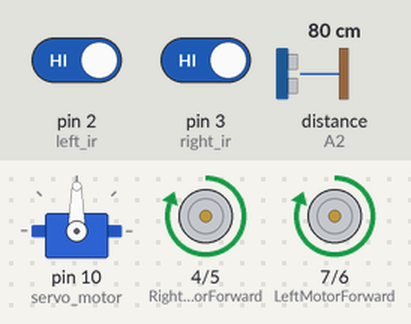
A sketch run on a simulated Arduino Uno, built with avr-gcc and run on an emulated ATmega328P. Shown: servo, motor-driver pin pairs drawn as motors (green arrow = first pin HIGH = forward, orange = second pin HIGH = backward, longer = more drive). Inputs (shaded band) come from the test bench; at power-on: distance to the obstacle (sensor on A2) 80 cm, pin 2 (left_ir) HIGH, pin 3 (right_ir) HIGH. The echo pulse lasts 58.3 µs per cm; what the sketch prints to the serial monitor is not drawn.

Above: at 3.9 s.
4.0 s: distance to the obstacle (sensor on A2) set to 23 cm
5.5 s: distance to the obstacle (sensor on A2) set to 19 cm
At 7.2 s:
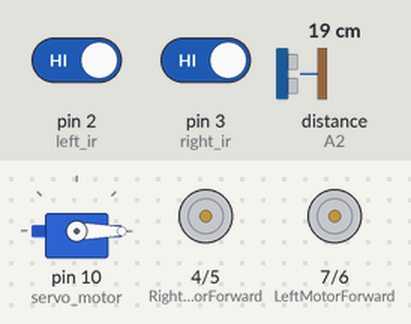
At 8.1 s:
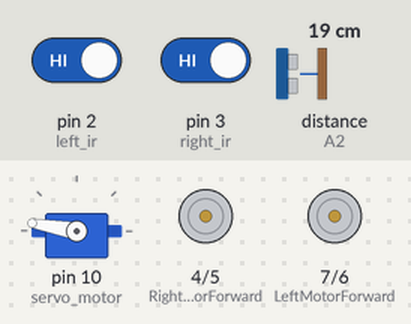
Timing chart, 0 to 17.5 s (numbered marks = the images above; inputs shaded):
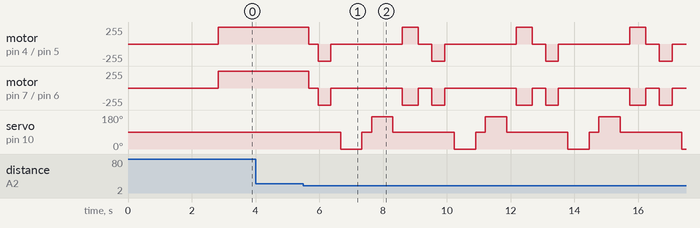

The sketch:

arduino_obstacle_avoidance_car_code.ino
```cpp
#include <Servo.h>          //standard library for the servo
#include <NewPing.h>        //for the Ultrasonic sensor function library.

//L298N motor control pins
const int LeftMotorForward = 7;
const int LeftMotorBackward = 6;
const int RightMotorForward = 4;
const int RightMotorBackward = 5;
const int left_ir = 2;
const int right_ir = 3;

//sensor pins
#define trig_pin A1 //analog input 1
#define echo_pin A2 //analog input 2

#define maximum_distance 200
boolean goesForward = false;
int distance = 100;

NewPing sonar(trig_pin, echo_pin, maximum_distance); //sensor function
Servo servo_motor;

void setup(){

  pinMode(RightMotorForward, OUTPUT);
  pinMode(LeftMotorForward, OUTPUT);
  pinMode(LeftMotorBackward, OUTPUT);
  pinMode(RightMotorBackward, OUTPUT);
  pinMode(left_ir, INPUT);
  pinMode(right_ir, INPUT);

  servo_motor.attach(10); //our servo pin

  servo_motor.write(90);
  delay(2000);
  distance = readPing();
  delay(100);
  distance = readPing();
  delay(100);
  distance = readPing();
  delay(100);
  distance = readPing();
  delay(100);
  Serial.begin(38400);
  Serial.println("Started");

}

void loop(){
  int left_irr = digitalRead(left_ir);
  int right_irr = digitalRead(right_ir);
  Serial.println(left_irr);

  int distanceRight = 0;
  int distanceLeft = 0;
  distance = readPing();
  delay(50);

  if (distance <= 20 || left_irr == LOW || right_irr == LOW){
    moveStop();
    delay(300);
    moveBackward();
    delay(400);
    moveStop();
    delay(300);
    distanceRight = lookRight();
    delay(300);
    distanceLeft = lookLeft();
    delay(300);

    if (distanceRight >20 && distanceLeft < distanceRight){
      turnRight();
      moveStop();
    }
    else{
      turnLeft();
      moveStop();
    }
  }
  else{
    moveForward();
  }
    //distance = readPing();
}

int lookRight(){
  servo_motor.write(0);
  delay(500);
  int cal_distance = readPing();
  delay(100);
  servo_motor.write(90);
  return cal_distance;
}

int lookLeft(){
  servo_motor.write(170);
  delay(500);
  int cal_distance = readPing();
  delay(100);
  servo_motor.write(90);
  return cal_distance;
  delay(100);
}

int readPing(){
  delay(70);
  int cm = sonar.ping_cm();
  if (cm==0){
    cm=250;
  }
  return cm;
}

void moveStop(){

  digitalWrite(RightMotorForward, LOW);
  digitalWrite(LeftMotorForward, LOW);
  digitalWrite(RightMotorBackward, LOW);
  digitalWrite(LeftMotorBackward, LOW);
}

void moveForward(){

  if(!goesForward){

    goesForward=true;

    digitalWrite(LeftMotorForward, HIGH);
    digitalWrite(RightMotorForward, HIGH);

    digitalWrite(LeftMotorBackward, LOW);
    digitalWrite(RightMotorBackward, LOW);
  }
}

void moveBackward(){

  goesForward=false;

  digitalWrite(LeftMotorBackward, HIGH);
  digitalWrite(RightMotorBackward, HIGH);

  digitalWrite(LeftMotorForward, LOW);
  digitalWrite(RightMotorForward, LOW);

}

void turnRight(){

  digitalWrite(LeftMotorForward, HIGH);
  digitalWrite(RightMotorBackward, HIGH);

  digitalWrite(LeftMotorBackward, LOW);
  digitalWrite(RightMotorForward, LOW);

  delay(500);

  digitalWrite(LeftMotorForward, HIGH);
  digitalWrite(RightMotorForward, HIGH);

  digitalWrite(LeftMotorBackward, LOW);
  digitalWrite(RightMotorBackward, LOW);


}

void turnLeft(){

  digitalWrite(LeftMotorBackward, HIGH);
  digitalWrite(RightMotorForward, HIGH);

  digitalWrite(LeftMotorForward, LOW);
  digitalWrite(RightMotorBackward, LOW);

  delay(500);

  digitalWrite(LeftMotorForward, HIGH);
  digitalWrite(RightMotorForward, HIGH);

  digitalWrite(LeftMotorBackward, LOW);
  digitalWrite(RightMotorBackward, LOW);
}
```

Measured:
- the behaviour switches between 21 and 20 cm on distance to the obstacle (sensor on A2) (found by bisection; images 0 and 1)
- after the input at 4.0 s, every drawn part: stays the same
